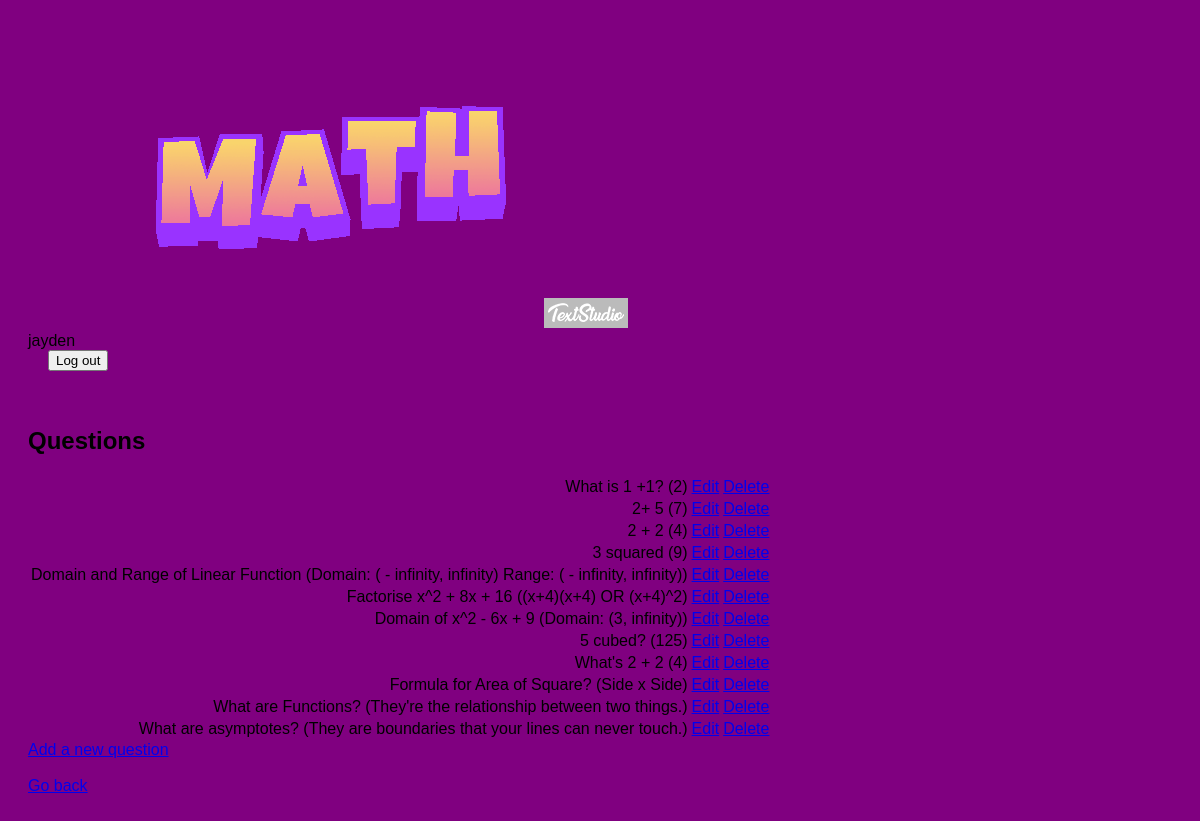
Page /eduprod/questions/ (signed in) on the earlier database version.
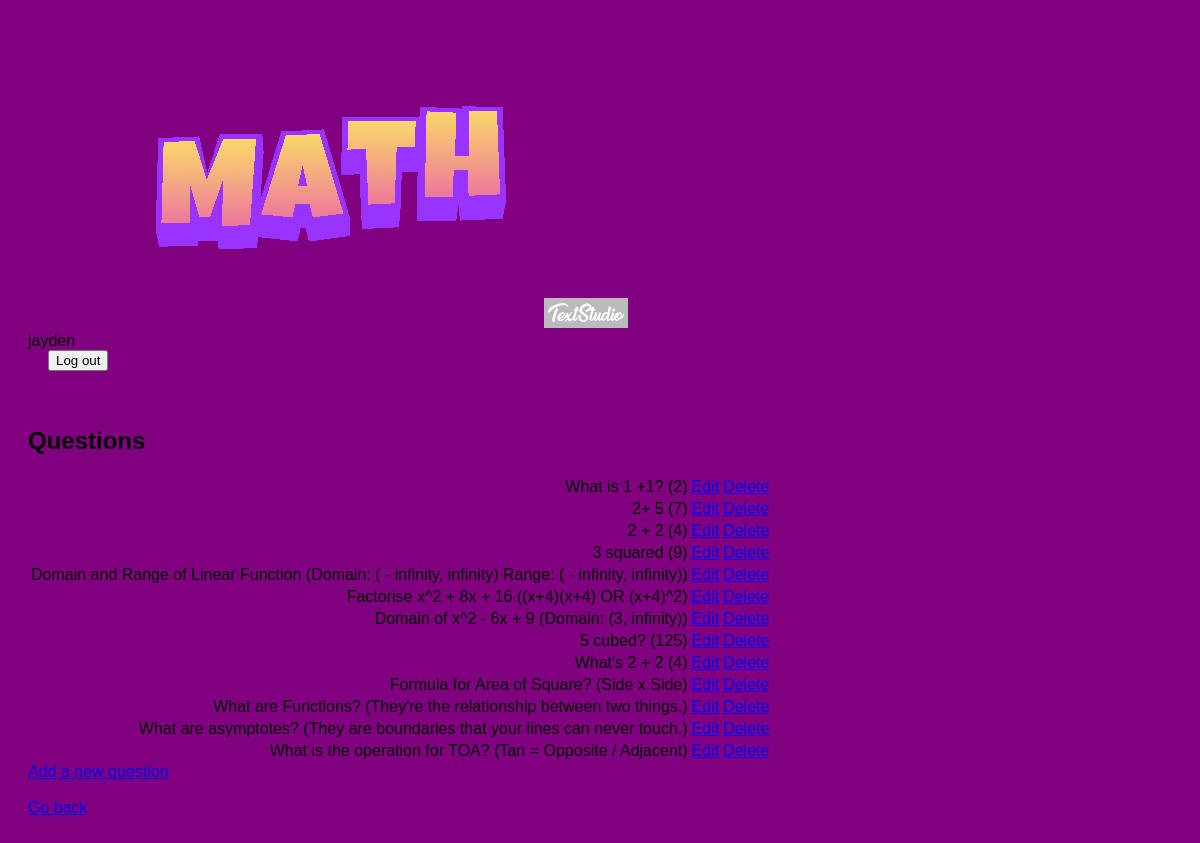
Same page on the later database version.
### eduprod/models.py (models this page shows, shortened)
class Question(models.Model):
    question_text = models.CharField(max_length=200)
    answer_text = models.TextField()
    category = models.CharField(max_length=50, default='General')  # Adding the 'category' field

### eduprod/views.py (the view)
# urls.py: path('questions/', QuestionList.as_view(), name='question_list'),
class QuestionList(LoginRequiredMixin, ListView):
    model = Question
    context_object_name = 'questions'
    template_name = 'eduprod/question_list.html'

### eduprod/templates/eduprod/question_list.html
{% extends "eduprod/layout.html" %}
{% block body %}
<h2>Questions</h2>
<table>
    {% for question in questions %}
    <tr><td style="text-align:right;">
            {{ question.question_text }} ({{ question.answer_text }})
        </td>
        <td>
            <a href="{% url 'eduprod:question_edit' question.id %}">Edit</a>
        </td>
        <td>
            <a href="{% url 'eduprod:question_delete' question.id %}">Delete</a>
        </td>
    </td></tr>
    {% endfor %}
</table>
<a href="{% url 'eduprod:question_add' %}">Add a new question</a>
<br></br>
<a href="{% url 'eduprod:index'%}">Go back</a>
{% endblock %}

### eduprod/templates/eduprod/layout.html (shortened to what this page needs)
{% load static %}
<!DOCTYPE html>
<html lang="en">
<head>
    <link href="{% static 'eduprod/styles.css' %}" rel="stylesheet">
</head>
<body>
    <div class="header">
        <div class="logo">
            <img src="{% static 'users/logo.gif' %}" alt="Logo">
        </div>
        <div class="user-info">
            <span>{{ user.username }}</span>
            <form action="{% url 'users:logout' %}" method="post" style="margin: 0; margin-left: 20px;">
                <button type="submit">Log out</button>
            </form>
        </div>
    </div>
    <br></br>
    {% block body %}
    {% endblock %}
</body>
</html>

### eduprod/static/eduprod/styles.css (style rules this page uses)
body { font-family: Arial, sans-serif; padding: 20px; background-color: purple; }

Differences in the rows shown:
added Question: question_text "What is the operation for TOA?", answer_text "Tan = Opposite / Adjacent"
